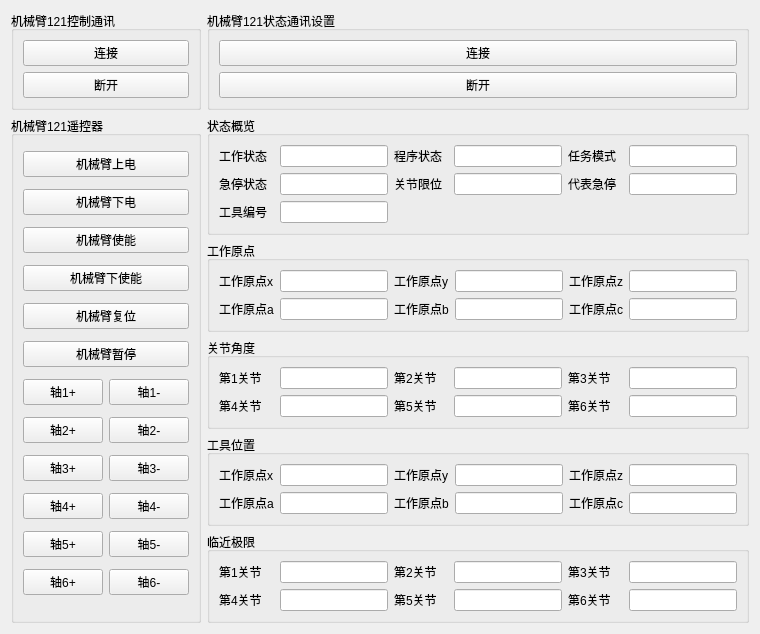
      <widget class="QWidget" name="Jaka_121_Widget">
       <layout class="QGridLayout" name="gridLayout_49">
        <item row="2" column="1">
         <widget class="QGroupBox" name="groupBox_26">
          <property name="title">
           <string>工作原点</string>
          </property>
          <layout class="QGridLayout" name="gridLayout_32">
           <item row="0" column="0">
            <widget class="QLabel" name="label_177">
             <property name="text">
              <string>工作原点x</string>
             </property>
            </widget>
           </item>
           <item row="3" column="0">
            <widget class="QLabel" name="label_180">
             <property name="text">
              <string>工作原点a</string>
             </property>
            </widget>
           </item>
           <item row="3" column="1">
            <widget class="QLineEdit" name="Jaka_121_home_a">
             <property name="sizePolicy">
              <sizepolicy hsizetype="Preferred" vsizetype="Fixed">
               <horstretch>0</horstretch>
               <verstretch>0</verstretch>
              </sizepolicy>
             </property>
            </widget>
           </item>
           <item row="0" column="2">
            <widget class="QLabel" name="label_178">
             <property name="text">
              <string>工作原点y</string>
             </property>
            </widget>
           </item>
           <item row="0" column="4">
            <widget class="QLabel" name="label_179">
             <property name="text">
              <string>工作原点z</string>
             </property>
            </widget>
           </item>
           <item row="0" column="1">
            <widget class="QLineEdit" name="Jaka_121_home_x">
             <property name="sizePolicy">
              <sizepolicy hsizetype="Preferred" vsizetype="Fixed">
               <horstretch>0</horstretch>
               <verstretch>0</verstretch>
              </sizepolicy>
             </property>
            </widget>
           </item>
           <item row="0" column="3">
            <widget class="QLineEdit" name="Jaka_121_home_y">
             <property name="sizePolicy">
              <sizepolicy hsizetype="Preferred" vsizetype="Fixed">
               <horstretch>0</horstretch>
               <verstretch>0</verstretch>
              </sizepolicy>
             </property>
            </widget>
           </item>
           <item row="0" column="5">
            <widget class="QLineEdit" name="Jaka_121_home_z">
             <property name="sizePolicy">
              <sizepolicy hsizetype="Preferred" vsizetype="Fixed">
               <horstretch>0</horstretch>
               <verstretch>0</verstretch>
              </sizepolicy>
             </property>
            </widget>
           </item>
           <item row="3" column="2">
            <widget class="QLabel" name="label_181">
             <property name="text">
              <string>工作原点b</string>
             </property>
            </widget>
           </item>
           <item row="3" column="3">
            <widget class="QLineEdit" name="Jaka_121_home_b">
             <property name="sizePolicy">
              <sizepolicy hsizetype="Preferred" vsizetype="Fixed">
               <horstretch>0</horstretch>
               <verstretch>0</verstretch>
              </sizepolicy>
             </property>
            </widget>
           </item>
           <item row="3" column="4">
            <widget class="QLabel" name="label_182">
             <property name="text">
              <string>工作原点c</string>
             </property>
            </widget>
           </item>
           <item row="3" column="5">
            <widget class="QLineEdit" name="Jaka_121_home_c">
             <property name="sizePolicy">
              <sizepolicy hsizetype="Preferred" vsizetype="Fixed">
               <horstretch>0</horstretch>
               <verstretch>0</verstretch>
              </sizepolicy>
             </property>
            </widget>
           </item>
          </layout>
         </widget>
        </item>
        <item row="3" column="1">
         <widget class="QGroupBox" name="groupBox_27">
          <property name="title">
           <string>关节角度</string>
          </property>
          <layout class="QGridLayout" name="gridLayout_33">
           <item row="0" column="4">
            <widget class="QLabel" name="label_16">
             <property name="text">
              <string>第3关节</string>
             </property>
            </widget>
           </item>
           <item row="0" column="2">
            <widget class="QLabel" name="label_18">
             <property name="text">
              <string>第2关节</string>
             </property>
            </widget>
           </item>
           <item row="0" column="1">
            <widget class="QLineEdit" name="Jaka_121_joint_1">
             <property name="sizePolicy">
              <sizepolicy hsizetype="Preferred" vsizetype="Fixed">
               <horstretch>0</horstretch>
               <verstretch>0</verstretch>
              </sizepolicy>
             </property>
            </widget>
           </item>
           <item row="3" column="1">
            <widget class="QLineEdit" name="Jaka_121_joint_4">
             <property name="sizePolicy">
              <sizepolicy hsizetype="Preferred" vsizetype="Fixed">
               <horstretch>0</horstretch>
               <verstretch>0</verstretch>
              </sizepolicy>
             </property>
            </widget>
           </item>
           <item row="0" column="0">
            <widget class="QLabel" name="label_17">
             <property name="text">
              <string>第1关节</string>
             </property>
            </widget>
           </item>
           <item row="0" column="3">
            <widget class="QLineEdit" name="Jaka_121_joint_2">
             <property name="sizePolicy">
              <sizepolicy hsizetype="Preferred" vsizetype="Fixed">
               <horstretch>0</horstretch>
               <verstretch>0</verstretch>
              </sizepolicy>
             </property>
            </widget>
           </item>
           <item row="3" column="0">
            <widget class="QLabel" name="label_80">
             <property name="text">
              <string>第4关节</string>
             </property>
            </widget>
           </item>
           <item row="0" column="5">
            <widget class="QLineEdit" name="Jaka_121_joint_3">
             <property name="sizePolicy">
              <sizepolicy hsizetype="Preferred" vsizetype="Fixed">
               <horstretch>0</horstretch>
               <verstretch>0</verstretch>
              </sizepolicy>
             </property>
            </widget>
           </item>
           <item row="3" column="2">
            <widget class="QLabel" name="label_81">
             <property name="text">
              <string>第5关节</string>
             </property>
            </widget>
           </item>
           <item row="3" column="3">
            <widget class="QLineEdit" name="Jaka_121_joint_5">
             <property name="sizePolicy">
              <sizepolicy hsizetype="Preferred" vsizetype="Fixed">
               <horstretch>0</horstretch>
               <verstretch>0</verstretch>
              </sizepolicy>
             </property>
            </widget>
           </item>
           <item row="3" column="4">
            <widget class="QLabel" name="label_82">
             <property name="text">
              <string>第6关节</string>
             </property>
            </widget>
           </item>
           <item row="3" column="5">
            <widget class="QLineEdit" name="Jaka_121_joint_6">
             <property name="sizePolicy">
              <sizepolicy hsizetype="Preferred" vsizetype="Fixed">
               <horstretch>0</horstretch>
               <verstretch>0</verstretch>
              </sizepolicy>
             </property>
            </widget>
           </item>
          </layout>
         </widget>
        </item>
        <item row="4" column="1">
         <widget class="QGroupBox" name="groupBox_28">
          <property name="title">
           <string>工具位置</string>
          </property>
          <layout class="QGridLayout" name="gridLayout_34">
           <item row="3" column="1">
            <widget class="QLineEdit" name="Jaka_121_TCP_a">
             <property name="sizePolicy">
              <sizepolicy hsizetype="Preferred" vsizetype="Fixed">
               <horstretch>0</horstretch>
               <verstretch>0</verstretch>
              </sizepolicy>
             </property>
            </widget>
           </item>
           <item row="0" column="0">
            <widget class="QLabel" name="label_166">
             <property name="text">
              <string>工作原点x</string>
             </property>
            </widget>
           </item>
           <item row="3" column="0">
            <widget class="QLabel" name="label_163">
             <property name="text">
              <string>工作原点a</string>
             </property>
            </widget>
           </item>
           <item row="0" column="2">
            <widget class="QLabel" name="label_164">
             <property name="text">
              <string>工作原点y</string>
             </property>
            </widget>
           </item>
           <item row="0" column="3">
            <widget class="QLineEdit" name="Jaka_121_TCP_y">
             <property name="sizePolicy">
              <sizepolicy hsizetype="Preferred" vsizetype="Fixed">
               <horstretch>0</horstretch>
               <verstretch>0</verstretch>
              </sizepolicy>
             </property>
            </widget>
           </item>
           <item row="0" column="4">
            <widget class="QLabel" name="label_168">
             <property name="text">
              <string>工作原点z</string>
             </property>
            </widget>
           </item>
           <item row="0" column="1">
            <widget class="QLineEdit" name="Jaka_121_TCP_x">
             <property name="sizePolicy">
              <sizepolicy hsizetype="Preferred" vsizetype="Fixed">
               <horstretch>0</horstretch>
               <verstretch>0</verstretch>
              </sizepolicy>
             </property>
            </widget>
           </item>
           <item row="0" column="5">
            <widget class="QLineEdit" name="Jaka_121_TCP_z">
             <property name="sizePolicy">
              <sizepolicy hsizetype="Preferred" vsizetype="Fixed">
               <horstretch>0</horstretch>
               <verstretch>0</verstretch>
              </sizepolicy>
             </property>
            </widget>
           </item>
           <item row="3" column="2">
            <widget class="QLabel" name="label_165">
             <property name="text">
              <string>工作原点b</string>
             </property>
            </widget>
           </item>
           <item row="3" column="3">
            <widget class="QLineEdit" name="Jaka_121_TCP_b">
             <property name="sizePolicy">
              <sizepolicy hsizetype="Preferred" vsizetype="Fixed">
               <horstretch>0</horstretch>
               <verstretch>0</verstretch>
              </sizepolicy>
             </property>
            </widget>
           </item>
           <item row="3" column="4">
            <widget class="QLabel" name="label_167">
             <property name="text">
              <string>工作原点c</string>
             </property>
            </widget>
           </item>
           <item row="3" column="5">
            <widget class="QLineEdit" name="Jaka_121_TCP_c">
             <property name="sizePolicy">
              <sizepolicy hsizetype="Preferred" vsizetype="Fixed">
               <horstretch>0</horstretch>
               <verstretch>0</verstretch>
              </sizepolicy>
             </property>
            </widget>
           </item>
          </layout>
         </widget>
        </item>
        <item row="1" column="1">
         <widget class="QGroupBox" name="groupBox_25">
          <property name="title">
           <string>状态概览</string>
          </property>
          <layout class="QGridLayout" name="gridLayout_31">
           <item row="4" column="1">
            <widget class="QLineEdit" name="Jaka_121_protective_stop">
             <property name="sizePolicy">
              <sizepolicy hsizetype="Preferred" vsizetype="Fixed">
               <horstretch>0</horstretch>
               <verstretch>0</verstretch>
              </sizepolicy>
             </property>
            </widget>
           </item>
           <item row="0" column="2">
            <widget class="QLabel" name="label_187">
             <property name="text">
              <string>程序状态</string>
             </property>
            </widget>
           </item>
           <item row="0" column="0">
            <widget class="QLabel" name="label_169">
             <property name="text">
              <string>工作状态</string>
             </property>
            </widget>
           </item>
           <item row="0" column="3">
            <widget class="QLineEdit" name="Jaka_121_interp_state">
             <property name="sizePolicy">
              <sizepolicy hsizetype="Preferred" vsizetype="Fixed">
               <horstretch>0</horstretch>
               <verstretch>0</verstretch>
              </sizepolicy>
             </property>
            </widget>
           </item>
           <item row="0" column="1">
            <widget class="QLineEdit" name="Jaka_121_task_state">
             <property name="sizePolicy">
              <sizepolicy hsizetype="Preferred" vsizetype="Fixed">
               <horstretch>0</horstretch>
               <verstretch>0</verstretch>
              </sizepolicy>
             </property>
            </widget>
           </item>
           <item row="4" column="0">
            <widget class="QLabel" name="label_193">
             <property name="text">
              <string>急停状态</string>
             </property>
            </widget>
           </item>
           <item row="0" column="4">
            <widget class="QLabel" name="label_185">
             <property name="text">
              <string>任务模式</string>
             </property>
            </widget>
           </item>
           <item row="0" column="5">
            <widget class="QLineEdit" name="Jaka_121_task_mode">
             <property name="sizePolicy">
              <sizepolicy hsizetype="Preferred" vsizetype="Fixed">
               <horstretch>0</horstretch>
               <verstretch>0</verstretch>
              </sizepolicy>
             </property>
            </widget>
           </item>
           <item row="4" column="2">
            <widget class="QLabel" name="label_195">
             <property name="text">
              <string>关节限位</string>
             </property>
            </widget>
           </item>
           <item row="4" column="3">
            <widget class="QLineEdit" name="Jaka_121_on_soft_limit">
             <property name="sizePolicy">
              <sizepolicy hsizetype="Preferred" vsizetype="Fixed">
               <horstretch>0</horstretch>
               <verstretch>0</verstretch>
              </sizepolicy>
             </property>
            </widget>
           </item>
           <item row="4" column="4">
            <widget class="QLabel" name="label_197">
             <property name="text">
              <string>代表急停</string>
             </property>
            </widget>
           </item>
           <item row="4" column="5">
            <widget class="QLineEdit" name="Jaka_121_emergency_stop">
             <property name="sizePolicy">
              <sizepolicy hsizetype="Preferred" vsizetype="Fixed">
               <horstretch>0</horstretch>
               <verstretch>0</verstretch>
              </sizepolicy>
             </property>
            </widget>
           </item>
           <item row="6" column="0">
            <widget class="QLabel" name="label_191">
             <property name="text">
              <string>工具编号</string>
             </property>
            </widget>
           </item>
           <item row="6" column="1">
            <widget class="QLineEdit" name="Jaka_121_current_tool_id">
             <property name="sizePolicy">
              <sizepolicy hsizetype="Preferred" vsizetype="Fixed">
               <horstretch>0</horstretch>
               <verstretch>0</verstretch>
              </sizepolicy>
             </property>
            </widget>
           </item>
          </layout>
         </widget>
        </item>
        <item row="0" column="1">
         <widget class="QGroupBox" name="groupBox_30">
          <property name="title">
           <string>机械臂121状态通讯设置</string>
          </property>
          <layout class="QGridLayout" name="gridLayout_36">
           <item row="1" column="0" colspan="2">
            <widget class="QPushButton" name="Jaka_121_Monitor_Disconnect">
             <property name="sizePolicy">
              <sizepolicy hsizetype="Preferred" vsizetype="Fixed">
               <horstretch>0</horstretch>
               <verstretch>0</verstretch>
              </sizepolicy>
             </property>
             <property name="text">
              <string>断开</string>
             </property>
            </widget>
           </item>
           <item row="0" column="0" colspan="2">
            <widget class="QPushButton" name="Jaka_121_Monitor_Connect">
             <property name="sizePolicy">
              <sizepolicy hsizetype="Preferred" vsizetype="Fixed">
               <horstretch>0</horstretch>
               <verstretch>0</verstretch>
              </sizepolicy>
             </property>
             <property name="text">
              <string>连接</string>
             </property>
            </widget>
           </item>
          </layout>
         </widget>
        </item>
        <item row="0" column="0">
         <widget class="QGroupBox" name="groupBox_40">
          <property name="title">
           <string>机械臂121控制通讯</string>
          </property>
          <layout class="QGridLayout" name="gridLayout_58">
           <item row="0" column="0">
            <widget class="QPushButton" name="Jaka_121_Remote_Connect">
             <property name="sizePolicy">
              <sizepolicy hsizetype="Preferred" vsizetype="Fixed">
               <horstretch>0</horstretch>
               <verstretch>0</verstretch>
              </sizepolicy>
             </property>
             <property name="text">
              <string>连接</string>
             </property>
            </widget>
           </item>
           <item row="1" column="0">
            <widget class="QPushButton" name="Jaka_121_Remote_Disconnect">
             <property name="sizePolicy">
              <sizepolicy hsizetype="Preferred" vsizetype="Fixed">
               <horstretch>0</horstretch>
               <verstretch>0</verstretch>
              </sizepolicy>
             </property>
             <property name="text">
              <string>断开</string>
             </property>
            </widget>
           </item>
          </layout>
         </widget>
        </item>
        <item row="5" column="1">
         <widget class="QGroupBox" name="groupBox_29">
          <property name="title">
           <string>临近极限</string>
          </property>
          <layout class="QGridLayout" name="gridLayout_35">
           <item row="0" column="0">
            <widget class="QLabel" name="label_201">
             <property name="text">
              <string>第1关节</string>
             </property>
            </widget>
           </item>
           <item row="3" column="1">
            <widget class="QLineEdit" name="Jaka_121_drag_near_limit_4">
             <property name="sizePolicy">
              <sizepolicy hsizetype="Preferred" vsizetype="Fixed">
               <horstretch>0</horstretch>
               <verstretch>0</verstretch>
              </sizepolicy>
             </property>
            </widget>
           </item>
           <item row="0" column="3">
            <widget class="QLineEdit" name="Jaka_121_drag_near_limit_2">
             <property name="sizePolicy">
              <sizepolicy hsizetype="Preferred" vsizetype="Fixed">
               <horstretch>0</horstretch>
               <verstretch>0</verstretch>
              </sizepolicy>
             </property>
            </widget>
           </item>
           <item row="3" column="0">
            <widget class="QLabel" name="label_207">
             <property name="text">
              <string>第4关节</string>
             </property>
            </widget>
           </item>
           <item row="0" column="1">
            <widget class="QLineEdit" name="Jaka_121_drag_near_limit_1">
             <property name="sizePolicy">
              <sizepolicy hsizetype="Preferred" vsizetype="Fixed">
               <horstretch>0</horstretch>
               <verstretch>0</verstretch>
              </sizepolicy>
             </property>
            </widget>
           </item>
           <item row="0" column="4">
            <widget class="QLabel" name="label_205">
             <property name="text">
              <string>第3关节</string>
             </property>
            </widget>
           </item>
           <item row="0" column="2">
            <widget class="QLabel" name="label_203">
             <property name="text">
              <string>第2关节</string>
             </property>
            </widget>
           </item>
           <item row="0" column="5">
            <widget class="QLineEdit" name="Jaka_121_drag_near_limit_3">
             <property name="sizePolicy">
              <sizepolicy hsizetype="Preferred" vsizetype="Fixed">
               <horstretch>0</horstretch>
               <verstretch>0</verstretch>
              </sizepolicy>
             </property>
            </widget>
           </item>
           <item row="3" column="2">
            <widget class="QLabel" name="label_209">
             <property name="text">
              <string>第5关节</string>
             </property>
            </widget>
           </item>
           <item row="3" column="3">
            <widget class="QLineEdit" name="Jaka_121_drag_near_limit_5">
             <property name="sizePolicy">
              <sizepolicy hsizetype="Preferred" vsizetype="Fixed">
               <horstretch>0</horstretch>
               <verstretch>0</verstretch>
              </sizepolicy>
             </property>
            </widget>
           </item>
           <item row="3" column="4">
            <widget class="QLabel" name="label_211">
             <property name="text">
              <string>第6关节</string>
             </property>
            </widget>
           </item>
           <item row="3" column="5">
            <widget class="QLineEdit" name="Jaka_121_drag_near_limit_6">
             <property name="sizePolicy">
              <sizepolicy hsizetype="Preferred" vsizetype="Fixed">
               <horstretch>0</horstretch>
               <verstretch>0</verstretch>
              </sizepolicy>
             </property>
            </widget>
           </item>
          </layout>
         </widget>
        </item>
        <item row="1" column="0" rowspan="5">
         <widget class="QGroupBox" name="groupBox_38">
          <property name="title">
           <string>机械臂121遥控器</string>
          </property>
          <layout class="QGridLayout" name="gridLayout_45">
           <item row="11" column="0">
            <widget class="QPushButton" name="Jaka_121_joint_3_1">
             <property name="sizePolicy">
              <sizepolicy hsizetype="Preferred" vsizetype="Fixed">
               <horstretch>0</horstretch>
               <verstretch>0</verstretch>
              </sizepolicy>
             </property>
             <property name="text">
              <string>轴3+</string>
             </property>
            </widget>
           </item>
           <item row="1" column="0" colspan="2">
            <widget class="QPushButton" name="Jaka_121_power_off">
             <property name="sizePolicy">
              <sizepolicy hsizetype="Preferred" vsizetype="Fixed">
               <horstretch>0</horstretch>
               <verstretch>0</verstretch>
              </sizepolicy>
             </property>
             <property name="text">
              <string>机械臂下电</string>
             </property>
            </widget>
           </item>
           <item row="21" column="0">
            <widget class="QPushButton" name="Jaka_121_joint_6_1">
             <property name="sizePolicy">
              <sizepolicy hsizetype="Preferred" vsizetype="Fixed">
               <horstretch>0</horstretch>
               <verstretch>0</verstretch>
              </sizepolicy>
             </property>
             <property name="text">
              <string>轴6+</string>
             </property>
            </widget>
           </item>
           <item row="12" column="0">
            <widget class="QPushButton" name="Jaka_121_joint_4_1">
             <property name="sizePolicy">
              <sizepolicy hsizetype="Preferred" vsizetype="Fixed">
               <horstretch>0</horstretch>
               <verstretch>0</verstretch>
              </sizepolicy>
             </property>
             <property name="text">
              <string>轴4+</string>
             </property>
            </widget>
           </item>
           <item row="3" column="0" colspan="2">
            <widget class="QPushButton" name="Jaka_121_disable">
             <property name="sizePolicy">
              <sizepolicy hsizetype="Preferred" vsizetype="Fixed">
               <horstretch>0</horstretch>
               <verstretch>0</verstretch>
              </sizepolicy>
             </property>
             <property name="text">
              <string>机械臂下使能</string>
             </property>
            </widget>
           </item>
           <item row="13" column="1">
            <widget class="QPushButton" name="Jaka_121_joint_5_2">
             <property name="sizePolicy">
              <sizepolicy hsizetype="Preferred" vsizetype="Fixed">
               <horstretch>0</horstretch>
               <verstretch>0</verstretch>
              </sizepolicy>
             </property>
             <property name="text">
              <string>轴5-</string>
             </property>
            </widget>
           </item>
           <item row="6" column="0">
            <widget class="QPushButton" name="Jaka_121_joint_1_1">
             <property name="sizePolicy">
              <sizepolicy hsizetype="Preferred" vsizetype="Fixed">
               <horstretch>0</horstretch>
               <verstretch>0</verstretch>
              </sizepolicy>
             </property>
             <property name="text">
              <string>轴1+</string>
             </property>
            </widget>
           </item>
           <item row="5" column="0" colspan="2">
            <widget class="QPushButton" name="Jaka_121_stop">
             <property name="sizePolicy">
              <sizepolicy hsizetype="Preferred" vsizetype="Fixed">
               <horstretch>0</horstretch>
               <verstretch>0</verstretch>
              </sizepolicy>
             </property>
             <property name="text">
              <string>机械臂暂停</string>
             </property>
            </widget>
           </item>
           <item row="12" column="1">
            <widget class="QPushButton" name="Jaka_121_joint_4_2">
             <property name="sizePolicy">
              <sizepolicy hsizetype="Preferred" vsizetype="Fixed">
               <horstretch>0</horstretch>
               <verstretch>0</verstretch>
              </sizepolicy>
             </property>
             <property name="text">
              <string>轴4-</string>
             </property>
            </widget>
           </item>
           <item row="21" column="1">
            <widget class="QPushButton" name="Jaka_121_joint_6_2">
             <property name="sizePolicy">
              <sizepolicy hsizetype="Preferred" vsizetype="Fixed">
               <horstretch>0</horstretch>
               <verstretch>0</verstretch>
              </sizepolicy>
             </property>
             <property name="text">
              <string>轴6-</string>
             </property>
            </widget>
           </item>
           <item row="9" column="1">
            <widget class="QPushButton" name="Jaka_121_joint_2_2">
             <property name="sizePolicy">
              <sizepolicy hsizetype="Preferred" vsizetype="Fixed">
               <horstretch>0</horstretch>
               <verstretch>0</verstretch>
              </sizepolicy>
             </property>
             <property name="text">
              <string>轴2-</string>
             </property>
            </widget>
           </item>
           <item row="9" column="0">
            <widget class="QPushButton" name="Jaka_121_joint_2_1">
             <property name="sizePolicy">
              <sizepolicy hsizetype="Preferred" vsizetype="Fixed">
               <horstretch>0</horstretch>
               <verstretch>0</verstretch>
              </sizepolicy>
             </property>
             <property name="text">
              <string>轴2+</string>
             </property>
            </widget>
           </item>
           <item row="0" column="0" colspan="2">
            <widget class="QPushButton" name="Jaka_121_power_on">
             <property name="sizePolicy">
              <sizepolicy hsizetype="Preferred" vsizetype="Fixed">
               <horstretch>0</horstretch>
               <verstretch>0</verstretch>
              </sizepolicy>
             </property>
             <property name="text">
              <string>机械臂上电</string>
             </property>
            </widget>
           </item>
           <item row="11" column="1">
            <widget class="QPushButton" name="Jaka_121_joint_3_2">
             <property name="sizePolicy">
              <sizepolicy hsizetype="Preferred" vsizetype="Fixed">
               <horstretch>0</horstretch>
               <verstretch>0</verstretch>
              </sizepolicy>
             </property>
             <property name="text">
              <string>轴3-</string>
             </property>
            </widget>
           </item>
           <item row="4" column="0" colspan="2">
            <widget class="QPushButton" name="Jaka_121_reset">
             <property name="sizePolicy">
              <sizepolicy hsizetype="Preferred" vsizetype="Fixed">
               <horstretch>0</horstretch>
               <verstretch>0</verstretch>
              </sizepolicy>
             </property>
             <property name="text">
              <string>机械臂复位</string>
             </property>
            </widget>
           </item>
           <item row="6" column="1">
            <widget class="QPushButton" name="Jaka_121_joint_1_2">
             <property name="sizePolicy">
              <sizepolicy hsizetype="Preferred" vsizetype="Fixed">
               <horstretch>0</horstretch>
               <verstretch>0</verstretch>
              </sizepolicy>
             </property>
             <property name="text">
              <string>轴1-</string>
             </property>
            </widget>
           </item>
           <item row="13" column="0">
            <widget class="QPushButton" name="Jaka_121_joint_5_1">
             <property name="sizePolicy">
              <sizepolicy hsizetype="Preferred" vsizetype="Fixed">
               <horstretch>0</horstretch>
               <verstretch>0</verstretch>
              </sizepolicy>
             </property>
             <property name="text">
              <string>轴5+</string>
             </property>
            </widget>
           </item>
           <item row="2" column="0" colspan="2">
            <widget class="QPushButton" name="Jaka_121_enable">
             <property name="sizePolicy">
              <sizepolicy hsizetype="Preferred" vsizetype="Fixed">
               <horstretch>0</horstretch>
               <verstretch>0</verstretch>
              </sizepolicy>
             </property>
             <property name="text">
              <string>机械臂使能</string>
             </property>
            </widget>
           </item>
          </layout>
         </widget>
        </item>
       </layout>
      </widget>
